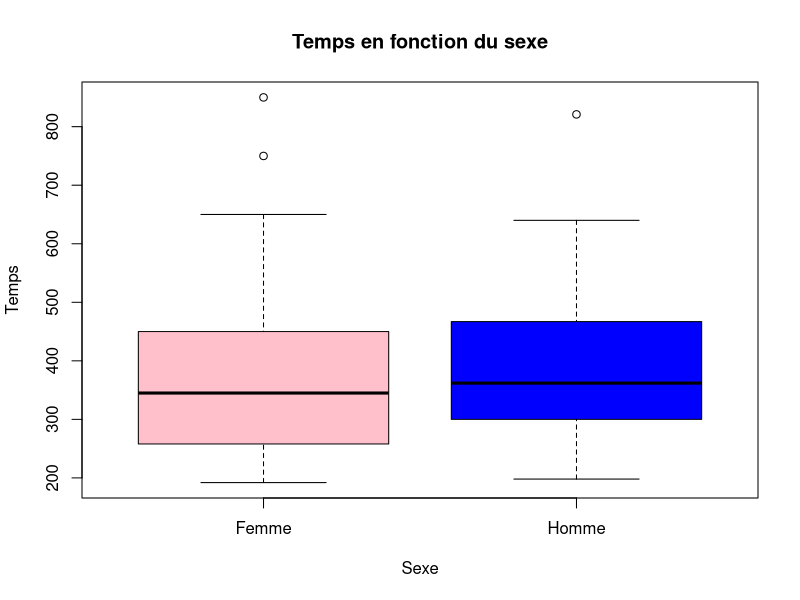
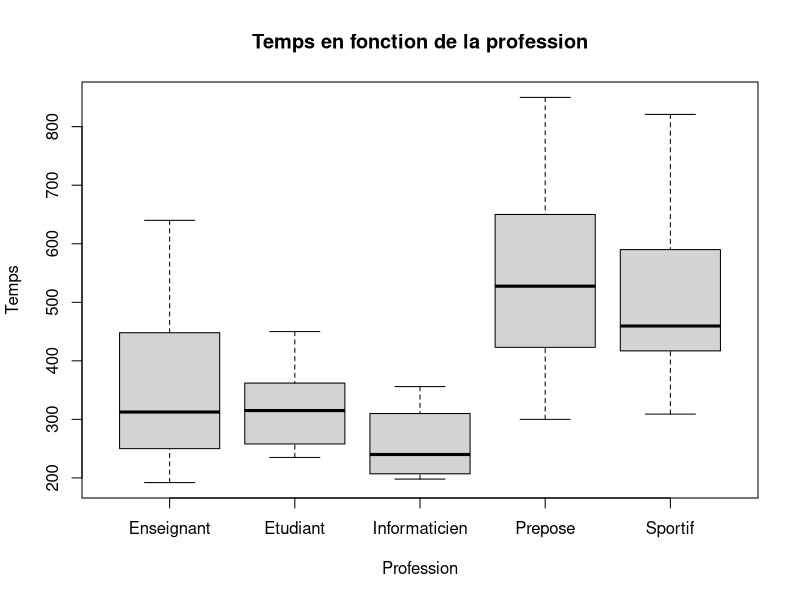
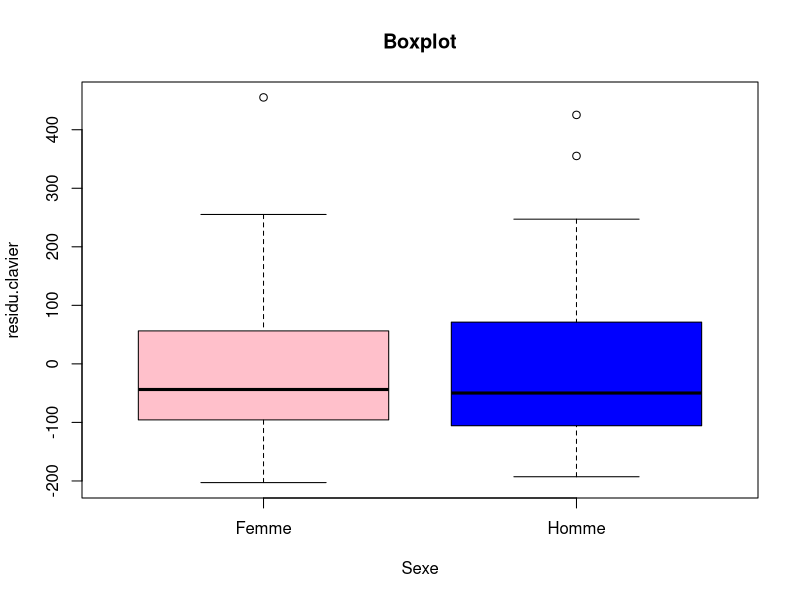
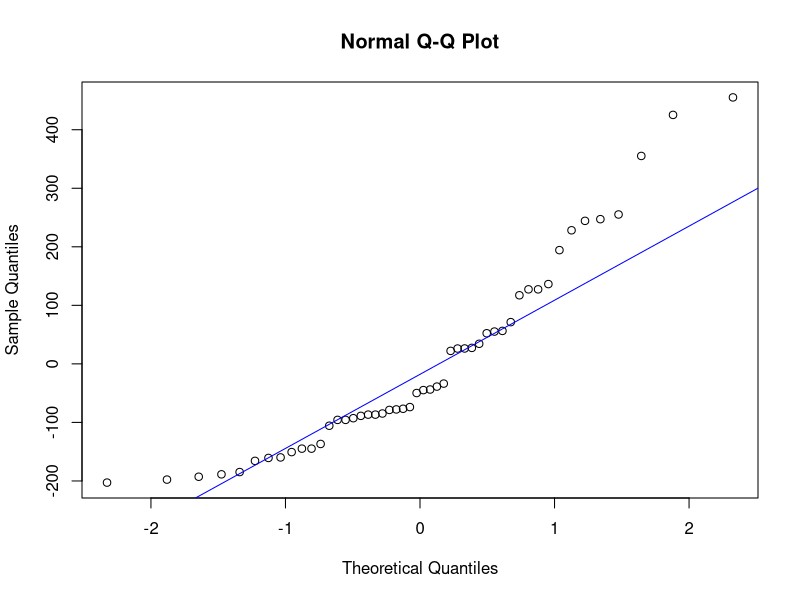
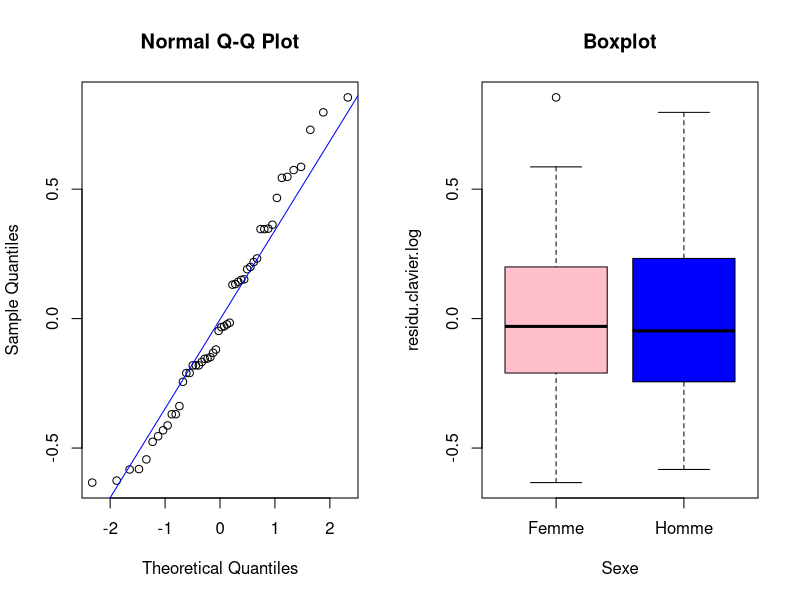
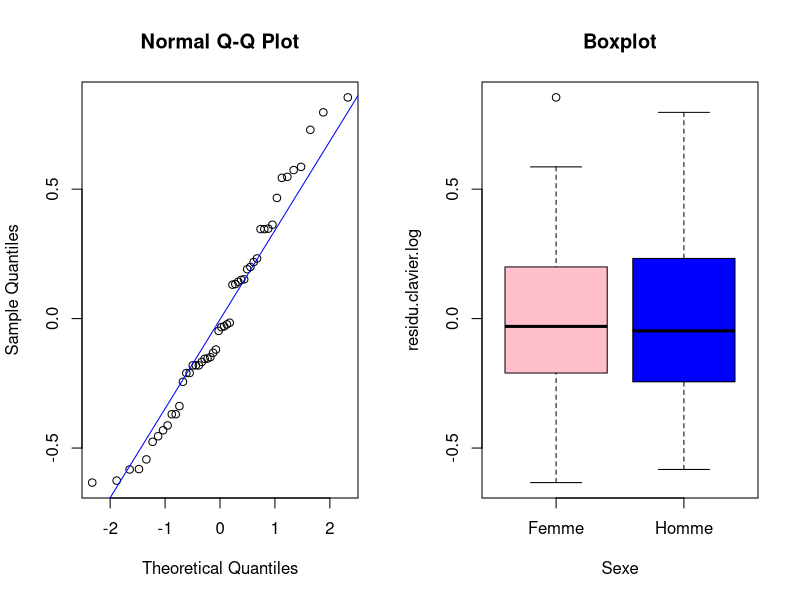

Generate these figures, in order, with R: (Note: this script raises an error after producing the figures.)
#On importe les données----
library(readxl)
clavier <- read_excel("collecte.xlsx")
clavier$Sexe<-as.factor(clavier$Sexe)
head(clavier)
summary(clavier)
#clavier$Region<-as.factor(clavier$Region)
#moyenne globale
mean(clavier$Temps)
sd(clavier$Temps)
#(clavier)
Homme<-clavier[clavier$Sexe=="Homme",]
mean(Homme$Temps)
sd(Homme$Temps)
Femme<-clavier[clavier$Sexe=="Femme",]
mean(Femme$Temps)
sd(Femme$Temps)
table(clavier$Sexe,clavier$Profession)
##Visualisation des données--------------
couleurs=c("pink","blue")
#par(mfrow = c(1, 2))
boxplot(Temps~Sexe,data = clavier,col= couleurs,
        main="Temps en fonction du sexe")

boxplot(Temps~Profession, data = clavier,main="Temps en fonction de la profession")

#On teste l'homoscédasticité----------
residu.Homme<-Homme$Temps-mean(Homme$Temps)
residu.Femme <-Femme$Temps-mean(Femme$Temps)
residu.clavier<-c(residu.Femme,residu.Homme)
boxplot(residu.clavier~Sexe, data = clavier, col=couleurs, main ="Boxplot")
#On teste la normalité
qqnorm(residu.clavier)
qqline(residu.clavier,col = "blue")
#Les résidus ne suivent pas la normale, on va faire les transformations
##Transformation logarithmique--------

clavier$Temps.log<- log(clavier$Temps)
Homme<-clavier[clavier$Sexe=="Homme",]
Femme<-clavier[clavier$Sexe=="Femme",]
residu.Homme.log<-Homme$Temps.log-mean(Homme$Temps.log)
residu.Femme.log<-Femme$Temps.log-mean(Femme$Temps.log)
residu.clavier.log<-c(residu.Femme.log,residu.Homme.log)
#On teste à nouveau l'homoscédasticité et la normalité des résidus
par(mfrow = c(1, 2))
qqnorm(residu.clavier.log)
qqline(residu.clavier.log,col="blue")
boxplot(residu.clavier.log~Sexe, data = clavier, col=couleurs, main ="Boxplot")
#dev.off()

shapiro.test(residu.clavier.log)


par(mfrow = c(1, 2))
qqnorm(residu.clavier.log)
qqline(residu.clavier.log,col="blue")
boxplot(residu.clavier.log~Sexe, data = clavier, col=couleurs, main ="Boxplot")
dev.off()



testons <-t.test(x=Femme$Temps.log,y=Homme$Temps.log)
testons

t.test(x=Femme$Temps.log,y=Femme$Temps.log)

#boxplot(Temps~Sexe+Profession, data = clavier)

#Hommelabo<-labo[labo$Sexe=="Homme",]
#mean(Hommelabo$Temps)
Femmelabo<-labo[labo$Sexe=="Femme",]
#mean(Femmelabo$Temps)
#t.test(x=Femmelabo$Temps,y= Hommelabo$Temps)



#poids <- c(0.2, -0.5, -1.3, -1.6, -0.7, 0.4,
#          -0.1, 0.0, -0.6, -1.1, -1.2, -0.8)
#residu.poids<-poids-mean(poids)
#residu.poids
#library(nortest)
#ad.test(residu.poids)

